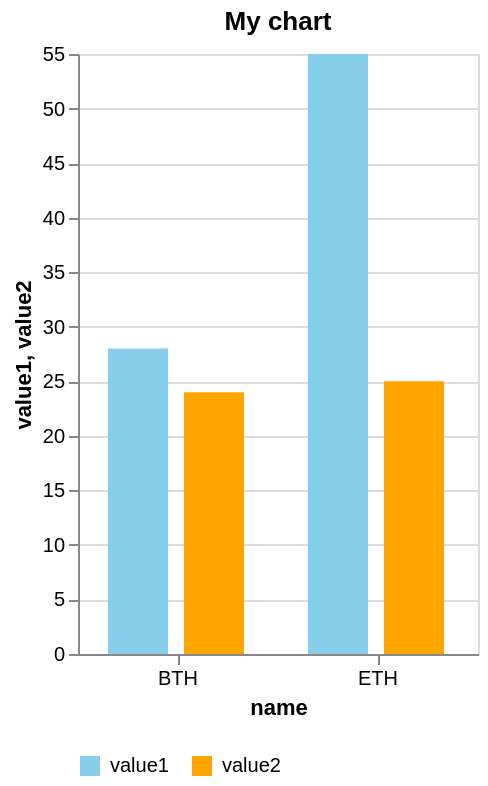

The specification (Vega-Lite) saved for this image:
### Vega-Lite specification from a JSON file in a GitHub repository (floating-point values rounded to 4 significant figures)
{"$schema": "https://vega.github.io/schema/vega-lite/v5.json", "description": "A simple bar chart with embedded data.", "title": "My chart", "width": 200, "data": {"values": [{"name": "BTH", "value1": 28, "value2": 24, "legendTitle": "value1"}, {"name": "ETH", "value1": 55, "value2": 25, "legendTitle": "value2"}]}, "encoding": {"x": {"field": "name", "type": "nominal", "axis": {"labelAngle": 0}}}, "layer": [{"mark": {"type": "bar", "xOffset": -20, "size": 30, "color": "skyblue"}, "encoding": {"y": {"field": "value1", "type": "quantitative"}}}, {"mark": {"type": "bar", "size": 30, "xOffset": 18, "color": "orange"}, "encoding": {"y": {"field": "value2", "type": "quantitative"}}}, {"mark": {"type": "text"}, "encoding": {"fill": {"field": "legendTitle", "scale": {"range": ["skyBlue", "orange"]}, "legend": {"title": null, "symbolType": "square", "orient": "bottom"}}}}]}
